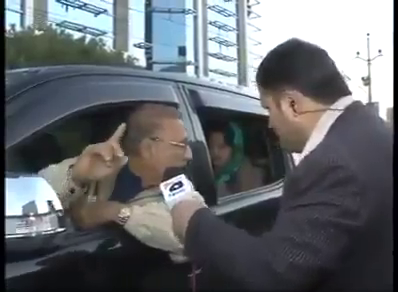
#> input picture frame 111 of test.mp4, 398 x 292 px, given in place of v3short.mp4, which was not available
$ python create.py
#> lines starting #> are read from the running program, lines starting #| are printed output that depends on the picture; pictures that were not available may be replaced by others from this repository, and a replacement may not be noted
import numpy as np
import cv2

cap = cv2.VideoCapture('v3short.mp4')
cap2 = cv2.VideoCapture('v43.mp4')
fourcc = cv2.VideoWriter_fourcc(*'mp4v')
width = 1370
height = 480
video=cv2.VideoWriter('video.mp4', fourcc, 20,(width,height))

while True:
    # Capture frame-by-frame
    ret, frame = cap.read()
#> frame is the input picture: shape (292, 398, 3); mean B, G, R 107.7, 103.9, 100.5
    ret2, frame2 = cap2.read()

    # [7 lines of commented-out code are left out]
    if ret and ret2:
        frame2=frame2[:,100:700]
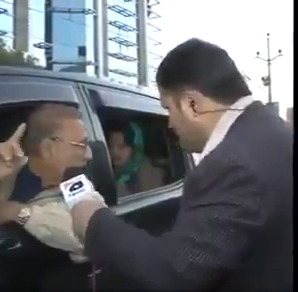
#> frame2: shape (292, 298, 3); mean B, G, R 112, 108.2, 106.4
        frame=frame[:,50:820]
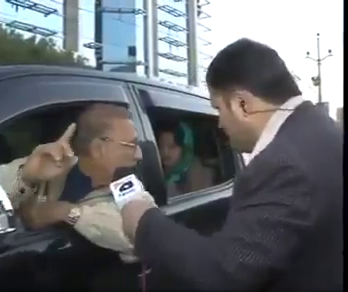
#> frame: shape (292, 348, 3); mean B, G, R 108.9, 105.4, 102.9
        vis = np.concatenate((frame, frame2), axis=1)
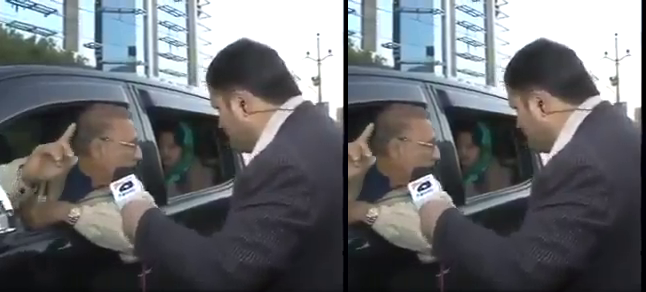
#> vis: shape (292, 646, 3); mean B, G, R 110.3, 106.7, 104.5
#         cv2.imshow('frame',vis)
        video.write(vis)
    else:
        break
    if cv2.waitKey(1) & 0xFF == ord('q'):
#> (key q is pressed here)
        break

# When everything done, release the capture
cap.release()
video.release()
cv2.destroyAllWindows()

$ run again, starting later in the video
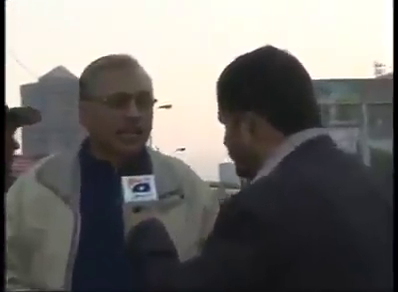
#> input picture frame 501 of test.mp4, 398 x 292 px, given in place of v3short.mp4, which was not available
#> frame is the input picture: shape (292, 398, 3); mean B, G, R 108.2, 110.6, 112.7
#> `frame=frame[:,50:820]`:
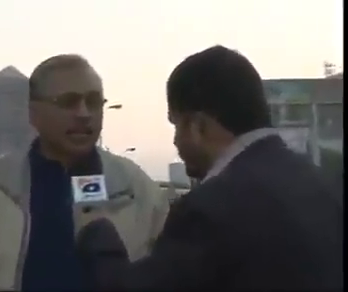
#> frame: shape (292, 348, 3); mean B, G, R 107, 109, 111
#> `vis = np.concatenate((frame, frame2), axis=1)`:
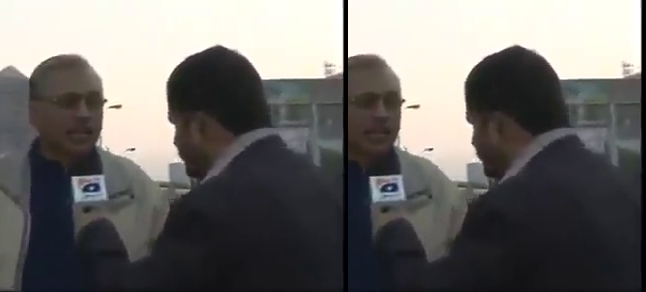
#> vis: shape (292, 646, 3); mean B, G, R 106.7, 108.8, 110.9

$ run again, starting later in the video
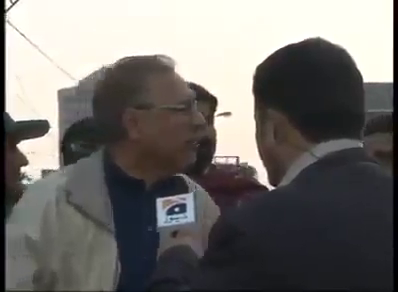
#> input picture frame 891 of test.mp4, 398 x 292 px, given in place of v3short.mp4, which was not available
#> frame is the input picture: shape (292, 398, 3); mean B, G, R 109.4, 112.2, 114.7
#> `frame=frame[:,50:820]`:
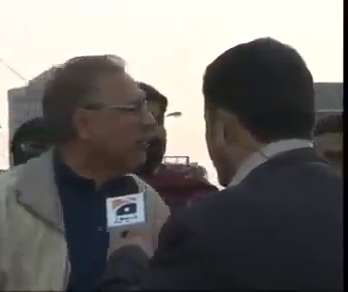
#> frame: shape (292, 348, 3); mean B, G, R 104.5, 106.8, 109.3
#> `vis = np.concatenate((frame, frame2), axis=1)`:
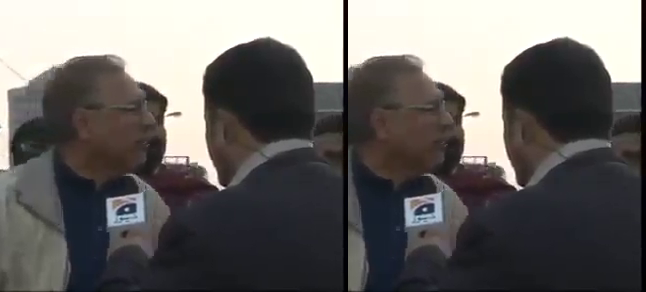
#> vis: shape (292, 646, 3); mean B, G, R 102, 104, 106.5
